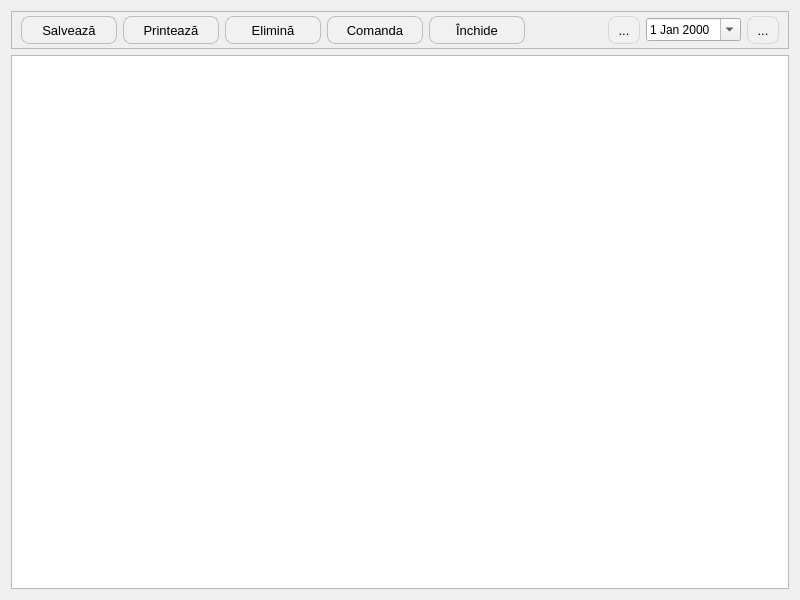
<?xml version="1.0" encoding="UTF-8"?>
<ui version="4.0">
 <class>AppointmentDialog</class>
 <widget class="QDialog" name="AppointmentDialog">
  <property name="geometry">
   <rect>
    <x>0</x>
    <y>0</y>
    <width>800</width>
    <height>600</height>
   </rect>
  </property>
  <property name="font">
   <font>
    <family>Segoe UI</family>
   </font>
  </property>
  <property name="windowTitle">
   <string>Dialog</string>
  </property>
  <layout class="QGridLayout" name="gridLayout_2">
   <item row="0" column="0">
    <widget class="QFrame" name="frame">
     <property name="frameShape">
      <enum>QFrame::Shape::StyledPanel</enum>
     </property>
     <property name="frameShadow">
      <enum>QFrame::Shadow::Raised</enum>
     </property>
     <layout class="QGridLayout" name="gridLayout">
      <property name="topMargin">
       <number>4</number>
      </property>
      <property name="bottomMargin">
       <number>4</number>
      </property>
      <item row="0" column="3">
       <widget class="QToolButton" name="btnOrderEcho">
        <property name="minimumSize">
         <size>
          <width>96</width>
          <height>21</height>
         </size>
        </property>
        <property name="styleSheet">
         <string notr="true">QToolButton
{
    border: 1px solid rgba(0, 0, 0, 0.2);
    border-radius: 8px;
    background-color: #f1f1f1;
    color: #000000;
    font-size: 13px;
    padding: 4px 10px;
}
QToolButton:hover
{
    background-color: #e0e0e0;
}
QToolButton:pressed
{
    background-color: #d0d0d0;
}</string>
        </property>
        <property name="text">
         <string>Comanda</string>
        </property>
        <property name="icon">
         <iconset resource="../../../resources/resource.qrc">
          <normaloff>:/img/documents/orderEcho.png</normaloff>:/img/documents/orderEcho.png</iconset>
        </property>
        <property name="toolButtonStyle">
         <enum>Qt::ToolButtonStyle::ToolButtonTextBesideIcon</enum>
        </property>
       </widget>
      </item>
      <item row="0" column="1">
       <widget class="QToolButton" name="btnPrint">
        <property name="minimumSize">
         <size>
          <width>96</width>
          <height>21</height>
         </size>
        </property>
        <property name="styleSheet">
         <string notr="true">QToolButton
{
    border: 1px solid rgba(0, 0, 0, 0.2);
    border-radius: 8px;
    background-color: #f1f1f1;
    color: #000000;
    font-size: 13px;
    padding: 4px 10px;
}
QToolButton:hover
{
    background-color: #e0e0e0;
}
QToolButton:pressed
{
    background-color: #d0d0d0;
}</string>
        </property>
        <property name="text">
         <string>Printează</string>
        </property>
        <property name="icon">
         <iconset resource="../../../resources/resource.qrc">
          <normaloff>:/img/actions/print.png</normaloff>:/img/actions/print.png</iconset>
        </property>
        <property name="toolButtonStyle">
         <enum>Qt::ToolButtonStyle::ToolButtonTextBesideIcon</enum>
        </property>
       </widget>
      </item>
      <item row="0" column="6">
       <widget class="QToolButton" name="btnBackDay">
        <property name="styleSheet">
         <string notr="true">QToolButton
{
    border: 1px solid rgba(0, 0, 0, 0.1);
    border-radius: 8px;
    background-color: #f1f1f1;
    color: #000000;
    font-size: 13px;
    padding: 4px 4px;
}
QToolButton:hover
{
    background-color: #e0e0e0;
}
QToolButton:pressed
{
    background-color: #d0d0d0;
}</string>
        </property>
        <property name="text">
         <string>...</string>
        </property>
        <property name="icon">
         <iconset resource="../../../resources/resource.qrc">
          <normaloff>:/img/oxygen/go-previous.png</normaloff>:/img/oxygen/go-previous.png</iconset>
        </property>
       </widget>
      </item>
      <item row="0" column="0">
       <widget class="QToolButton" name="btnWrite">
        <property name="minimumSize">
         <size>
          <width>96</width>
          <height>21</height>
         </size>
        </property>
        <property name="styleSheet">
         <string notr="true">QToolButton
{
    border: 1px solid rgba(0, 0, 0, 0.2);
    border-radius: 8px;
    background-color: #f1f1f1;
    color: #000000;
    font-size: 13px;
    padding: 4px 10px;
}
QToolButton:hover
{
    background-color: #e0e0e0;
}
QToolButton:pressed
{
    background-color: #d0d0d0;
}</string>
        </property>
        <property name="text">
         <string>Salvează</string>
        </property>
        <property name="icon">
         <iconset resource="../../../resources/resource.qrc">
          <normaloff>:/img/btns/valide.png</normaloff>:/img/btns/valide.png</iconset>
        </property>
        <property name="toolButtonStyle">
         <enum>Qt::ToolButtonStyle::ToolButtonTextBesideIcon</enum>
        </property>
       </widget>
      </item>
      <item row="0" column="7">
       <widget class="QDateEdit" name="docDate">
        <property name="sizePolicy">
         <sizepolicy hsizetype="Minimum" vsizetype="Fixed">
          <horstretch>0</horstretch>
          <verstretch>0</verstretch>
         </sizepolicy>
        </property>
        <property name="minimumSize">
         <size>
          <width>95</width>
          <height>0</height>
         </size>
        </property>
        <property name="calendarPopup">
         <bool>true</bool>
        </property>
       </widget>
      </item>
      <item row="0" column="4">
       <widget class="QToolButton" name="btnClose">
        <property name="minimumSize">
         <size>
          <width>96</width>
          <height>21</height>
         </size>
        </property>
        <property name="styleSheet">
         <string notr="true">QToolButton
{
    border: 1px solid rgba(0, 0, 0, 0.2);
    border-radius: 8px;
    background-color: #f1f1f1;
    color: #000000;
    font-size: 13px;
    padding: 4px 10px;
}
QToolButton:hover
{
    background-color: #e0e0e0;
}
QToolButton:pressed
{
    background-color: #d0d0d0;
}</string>
        </property>
        <property name="text">
         <string>Închide</string>
        </property>
        <property name="icon">
         <iconset resource="../../../resources/resource.qrc">
          <normaloff>:/img/btns/close.png</normaloff>:/img/btns/close.png</iconset>
        </property>
        <property name="toolButtonStyle">
         <enum>Qt::ToolButtonStyle::ToolButtonTextBesideIcon</enum>
        </property>
       </widget>
      </item>
      <item row="0" column="2">
       <widget class="QToolButton" name="btnRemove">
        <property name="minimumSize">
         <size>
          <width>96</width>
          <height>21</height>
         </size>
        </property>
        <property name="styleSheet">
         <string notr="true">QToolButton
{
    border: 1px solid rgba(0, 0, 0, 0.2);
    border-radius: 8px;
    background-color: #f1f1f1;
    color: #000000;
    font-size: 13px;
    padding: 4px 10px;
}
QToolButton:hover
{
    background-color: #e0e0e0;
}
QToolButton:pressed
{
    background-color: #d0d0d0;
}</string>
        </property>
        <property name="text">
         <string>Elimină</string>
        </property>
        <property name="icon">
         <iconset resource="../../../resources/resource.qrc">
          <normaloff>:/img/toolBar/delete.png</normaloff>:/img/toolBar/delete.png</iconset>
        </property>
        <property name="toolButtonStyle">
         <enum>Qt::ToolButtonStyle::ToolButtonTextBesideIcon</enum>
        </property>
       </widget>
      </item>
      <item row="0" column="8">
       <widget class="QToolButton" name="btnNextDay">
        <property name="styleSheet">
         <string notr="true">QToolButton
{
    border: 1px solid rgba(0, 0, 0, 0.1);
    border-radius: 8px;
    background-color: #f1f1f1;
    color: #000000;
    font-size: 13px;
    padding: 4px 4px;
}
QToolButton:hover
{
    background-color: #e0e0e0;
}
QToolButton:pressed
{
    background-color: #d0d0d0;
}</string>
        </property>
        <property name="text">
         <string>...</string>
        </property>
        <property name="icon">
         <iconset resource="../../../resources/resource.qrc">
          <normaloff>:/img/oxygen/go-next.png</normaloff>:/img/oxygen/go-next.png</iconset>
        </property>
       </widget>
      </item>
      <item row="0" column="5">
       <spacer name="horizontalSpacer">
        <property name="orientation">
         <enum>Qt::Orientation::Horizontal</enum>
        </property>
        <property name="sizeHint" stdset="0">
         <size>
          <width>61</width>
          <height>20</height>
         </size>
        </property>
       </spacer>
      </item>
     </layout>
    </widget>
   </item>
   <item row="1" column="0">
    <widget class="QTableView" name="tableView"/>
   </item>
  </layout>
 </widget>
 <resources>
  <include location="../../../resources/resource.qrc"/>
 </resources>
 <connections/>
</ui>
